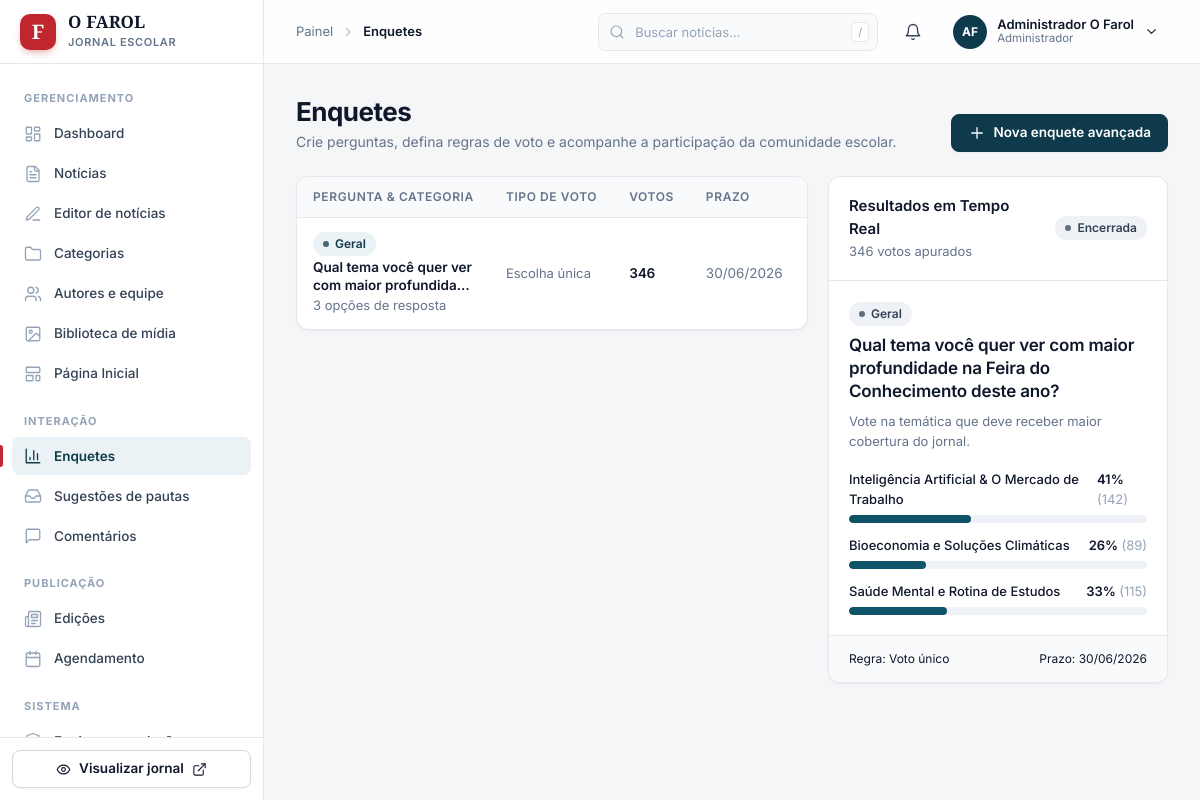
Page /admin/enquetes.php (signed in) on the committed database.
### tables this page shows
CREATE TABLE `enquetes` (
  `id` INT AUTO_INCREMENT PRIMARY KEY,
  `pergunta` VARCHAR(255) NOT NULL,
  `descricao` TEXT NULL,
  `permitir_multipla` TINYINT(1) NOT NULL DEFAULT 0,
  `max_escolhas` INT NOT NULL DEFAULT 1,
  `exibir_resultados_apos` ENUM('sempre', 'apos_votar', 'apos_encerrar') NOT NULL DEFAULT 'apos_votar',
  `categoria_tag` VARCHAR(80) NULL DEFAULT 'Geral',
  `destaque_sidebar` TINYINT(1) NOT NULL DEFAULT 0,
  `ativo` TINYINT(1) NOT NULL DEFAULT 1,
  `data_inicio` DATE NULL,
  `data_fim` DATE NULL,
  `criado_em` TIMESTAMP DEFAULT CURRENT_TIMESTAMP
);

CREATE TABLE `enquete_opcoes` (
  `id` INT AUTO_INCREMENT PRIMARY KEY,
  `enquete_id` INT NOT NULL,
  `opcao` VARCHAR(200) NOT NULL,
  `votos_count` INT NOT NULL DEFAULT 0,
  `cor_destaque` VARCHAR(20) NULL DEFAULT '#0f5368',
  `ordem` INT NOT NULL DEFAULT 0,
  FOREIGN KEY (`enquete_id`) REFERENCES `enquetes`(`id`) ON DELETE CASCADE
);

### includes/functions.php (called while the page is built, shortened)
<?php
function e(?string $string): string {
    return htmlspecialchars((string)$string, ENT_QUOTES, 'UTF-8');
}

### admin/enquetes.php (the view, shortened to what this page needs)
<?php
require_once __DIR__ . '/header.php';
$pdo = getDBConnection();
$erro_carga = '';
$enquetes_tabela = [];
if ($pdo) {
    try {
        $stmt = $pdo->query("SELECT e.*, COALESCE(SUM(o.votos_count), 0) as total_votos, COUNT(o.id) as total_opcoes
                             FROM enquetes e
                             LEFT JOIN enquete_opcoes o ON e.id = o.enquete_id
                             GROUP BY e.id
                             ORDER BY e.destaque_sidebar DESC, e.id DESC");
        $bdEnquetes = $stmt->fetchAll();
        foreach ($bdEnquetes as $eq) {
            $isEncerrada = empty($eq['ativo']) || (!empty($eq['data_fim']) && strtotime($eq['data_fim'] . ' 23:59:59') < time());
            $status_txt = $isEncerrada ? 'Encerrada' : 'Ativa';
            $enquetes_tabela[] = [
                'id' => (int)$eq['id'],
                'pergunta' => $eq['pergunta'],
                'descricao' => $eq['descricao'] ?? '',
                'categoria_tag' => $eq['categoria_tag'] ?? 'Geral',
                'permitir_multipla' => (int)($eq['permitir_multipla'] ?? 0) === 1,
                'max_escolhas' => (int)($eq['max_escolhas'] ?? 1),
                'exibir_resultados_apos' => $eq['exibir_resultados_apos'] ?? 'apos_votar',
                'destaque_sidebar' => (int)($eq['destaque_sidebar'] ?? 0) === 1,
                'total_opcoes' => (int)$eq['total_opcoes'],
                'votos' => (string)($eq['total_votos'] ?? 0),
                'data' => !empty($eq['data_fim']) ? date('d/m/Y', strtotime($eq['data_fim'])) : 'Sem prazo',
                'status' => $status_txt
            ];
        }
    } catch (Exception $e) {
        $erro_carga = $e->getMessage();
    }
}
$enquete_destaque = $enquetes_tabela[0] ?? null;
$resultados_opcoes = [];
if ($enquete_destaque && $pdo) {
    try {
        $stmtOp = $pdo->prepare("SELECT opcao, votos_count, cor_destaque FROM enquete_opcoes WHERE enquete_id = ? ORDER BY ordem ASC");
        $stmtOp->execute([$enquete_destaque['id']]);
        $ops = $stmtOp->fetchAll();
        $totalV = array_sum(array_column($ops, 'votos_count')) ?: 1;
        foreach ($ops as $op) {
            $resultados_opcoes[] = [
                'opcao' => $op['opcao'],
                'cor' => $op['cor_destaque'] ?: '#0f5368',
                'votos' => (int)$op['votos_count'],
                'percentual' => round(($op['votos_count'] / $totalV) * 100)
            ];
        }
    } catch (Exception $e) {
        $erro_carga = $erro_carga ?: $e->getMessage();
    }
}
?>
<?= ui_page_header('Enquetes', 'Crie perguntas, defina regras de voto e acompanhe a participação da comunidade escolar.',
    '<button type="button" class="btn btn--primary" data-modal-open="modal-nova-enquete">' . ui_icon('plus') . ' Nova enquete avançada</button>') ?>
<?php if (empty($enquetes_tabela)): ?>
  <div class="card">
    <?= ui_empty('chart', 'Nenhuma enquete cadastrada', 'Crie uma pergunta para ouvir a comunidade escolar na seção Voz do Aluno.',
        '<button type="button" class="btn btn--primary" data-modal-open="modal-nova-enquete">' . ui_icon('plus') . ' Criar enquete</button>') ?>
  </div>
<?php else: ?>
  <div class="split split--wide">
    <div class="card card--flush">
      <div class="tbl-wrap">
        <table class="tbl" style="min-width:620px">
          <thead>
            <tr>
              <th>Pergunta &amp; Categoria</th>
              <th>Tipo de Voto</th>
              <th>Votos</th>
              <th>Prazo</th>
              <th>Status</th>
            </tr>
          </thead>
          <tbody>
            <?php foreach ($enquetes_tabela as $eq): ?>
              <tr>
                <td>
                  <div style="min-width:0">
                    <div style="display:flex;align-items:center;gap:6px;margin-bottom:2px">
                      <span class="badge badge--brand badge--sm"><?= e($eq['categoria_tag']) ?></span>
                    </div>
                    <span class="cell__title clamp-2" style="font-weight:600"><?= e($eq['pergunta']) ?></span>
                    <span class="muted text-sm"><?= $eq['total_opcoes'] ?> opções de resposta</span>
                  </div>
                </td>
                <td class="t-nowrap">
                  <?php if ($eq['permitir_multipla']): ?>
                    <span class="badge badge--neutral">Múltipla (até <?= $eq['max_escolhas'] ?>)</span>
                  <?php else: ?>
                    <span class="muted text-sm">Escolha única</span>
                  <?php endif; ?>
                </td>
                <td class="strong" style="font-variant-numeric:tabular-nums"><?= e($eq['votos']) ?></td>
                <td class="t-nowrap muted"><?= e($eq['data']) ?></td>
                <td>
                </td>
              </tr>
            <?php endforeach; ?>
          </tbody>
        </table>
      </div>
    </div>
    <div class="card">
      <div class="card__head">
        <div>
          <div class="card__title">Resultados em Tempo Real</div>
          <div class="card__sub"><?= e($enquete_destaque['votos'] ?? '0') ?> votos apurados</div>
        </div>
        <div style="display:flex;gap:4px">
          <?= ($enquete_destaque['status'] ?? '') === 'Ativa' ? ui_badge('Ativa', 'ok') : ui_badge('Encerrada') ?>
        </div>
      </div>
      <div class="card__body">
        <span class="badge badge--neutral badge--sm" style="margin-bottom:8px"><?= e($enquete_destaque['categoria_tag'] ?? 'Geral') ?></span>
        <h4 style="font-size:17px;line-height:1.35;font-weight:600;margin-bottom:8px"><?= e($enquete_destaque['pergunta'] ?? '') ?></h4>
        <?php if (!empty($enquete_destaque['descricao'])): ?>
          <p class="muted text-sm" style="margin-bottom:18px"><?= e($enquete_destaque['descricao']) ?></p>
        <?php endif; ?>
        <?php if (empty($resultados_opcoes)): ?>
          <p class="muted text-sm">Esta enquete ainda não tem opções de resposta.</p>
        <?php else: ?>
          <div class="stack stack--sm">
            <?php foreach ($resultados_opcoes as $res): ?>
              <div>
                <div class="row row--between text-sm" style="margin-bottom:6px">
                  <span style="font-weight:500"><?= e($res['opcao']) ?></span>
                  <span class="strong"><?= (int)$res['percentual'] ?>% <span class="faint" style="font-weight:400">(<?= (int)$res['votos'] ?>)</span></span>
                </div>
                <div class="poll-bar">
                  <i style="width: <?= (int)$res['percentual'] ?>%; background: <?= e($res['cor']) ?>"></i>
                </div>
              </div>
            <?php endforeach; ?>
          </div>
        <?php endif; ?>
      </div>
      <div class="card__foot" style="font-size:12px;color:var(--text-muted)">
        <span>Regra: <?= !empty($enquete_destaque['permitir_multipla']) ? 'Múltipla escolha (até ' . $enquete_destaque['max_escolhas'] . ' opções)' : 'Voto único' ?></span>
        <span>Prazo: <?= e($enquete_destaque['data'] ?? '') ?></span>
      </div>
    </div>
  </div>
<?php endif; ?>
<?php require_once __DIR__ . '/footer.php'; ?>

### assets/css/main.css (style rules this page uses)
*,:after,:before { --tw-border-spacing-x:0;--tw-border-spacing-y:0;--tw-translate-x:0;--tw-translate-y:0;--tw-rotate:0;--tw-skew-x:0;--tw-skew-y:0;--tw-scale-x:1;--tw-scale-y:1;--tw-pan-x: ;--tw-pan-y: ;--tw-pinch-zoom: ;--tw-scroll-snap-strictness:proximity;--tw-gradient-from-position: ;--tw-gradient-via-position: ;--tw-gradient-to-position: ;--tw-ordinal: ;--tw-slashed-zero: ;--tw-numeric-figure: ;--tw-numeric-spacing: ;--tw-numeric-fraction: ;--tw-ring-inset: ;--tw-ring-offset-width:0px;--tw-ring-offset-color:#fff;--tw-ring-color:rgba(59,130,246,.5);--tw-ring-offset-shadow:0 0 #0000;--tw-ring-shadow:0 0 #0000;--tw-shadow:0 0 #0000;--tw-shadow-colored:0 0 #0000;--tw-blur: ;--tw-brightness: ;--tw-contrast: ;--tw-grayscale: ;--tw-hue-rotate: ;--tw-invert: ;--tw-saturate: ;--tw-sepia: ;--tw-drop-shadow: ;--tw-backdrop-blur: ;--tw-backdrop-brightness: ;--tw-backdrop-contrast: ;--tw-backdrop-grayscale: ;--tw-backdrop-hue-rotate: ;--tw-backdrop-invert: ;--tw-backdrop-opacity: ;--tw-backdrop-saturate: ;--tw-backdrop-sepia: ;--tw-contain-size: ;--tw-contain-layout: ;--tw-contain-paint: ;--tw-contain-style: }
*,:after,:before { box-sizing:border-box;border:0 solid #e5e7eb }
:after,:before { --tw-content:"" }
:host,html { line-height:1.5;-webkit-text-size-adjust:100%;-moz-tab-size:4;-o-tab-size:4;tab-size:4;font-family:Inter,system-ui,-apple-system,sans-serif;font-feature-settings:normal;font-variation-settings:normal;-webkit-tap-highlight-color:transparent }
body { margin:0;line-height:inherit }
h1,h2,h3,h4,h5,h6 { font-size:inherit;font-weight:inherit }
table { text-indent:0;border-color:inherit;border-collapse:collapse }
button,input,optgroup,select,textarea { font-family:inherit;font-feature-settings:inherit;font-variation-settings:inherit;font-size:100%;font-weight:inherit;line-height:inherit;letter-spacing:inherit;color:inherit;margin:0;padding:0 }
button,select { text-transform:none }
button,input:where([type=button]),input:where([type=reset]),input:where([type=submit]) { -webkit-appearance:button;background-color:transparent;background-image:none }
blockquote,dd,dl,figure,h1,h2,h3,h4,h5,h6,hr,p,pre { margin:0 }
[role=button],button { cursor:pointer }
body { background-color:#f5f3ec;color:#111827;font-family:Inter,system-ui,-apple-system,sans-serif;-webkit-font-smoothing:antialiased }
.font-editorial,h1,h2,h3,h4 { font-family:Playfair Display,Georgia,serif }
.text-sm { font-size:.875rem;line-height:1.25rem }

### rows in the picture
enquetes: categoria_tag "Geral", pergunta "Qual tema você quer ver com maior…", total_opcoes "3", permitir_multipla "Escolha única", votos "346", data "30/06/2026", pergunta "Qual tema você quer ver com maior profundidade na Feira do Conhecimento deste ano?", descricao "Vote na temática que deve receber maior cobertura do jornal."
enquete_opcoes: opcao "Inteligência Artificial & O Mercado de Trabalho", percentual "41", votos_count "142"
enquete_opcoes: opcao "Bioeconomia e Soluções Climáticas", percentual "26", votos_count "89"
enquete_opcoes: opcao "Saúde Mental e Rotina de Estudos", percentual "33", votos_count "115"

### other values in the picture
$group_title "GERENCIAMENTO"
$label "Dashboard"
$label "Notícias"
$label "Editor de notícias"
$label "Categorias"
$label "Autores e equipe"
$label "Biblioteca de mídia"
$label "Página Inicial"
$group_title "INTERAÇÃO"
$label "Enquetes"
$label "Sugestões de pautas"
$label "Comentários"
$group_title "PUBLICAÇÃO"
$label "Edições"
$label "Agendamento"
